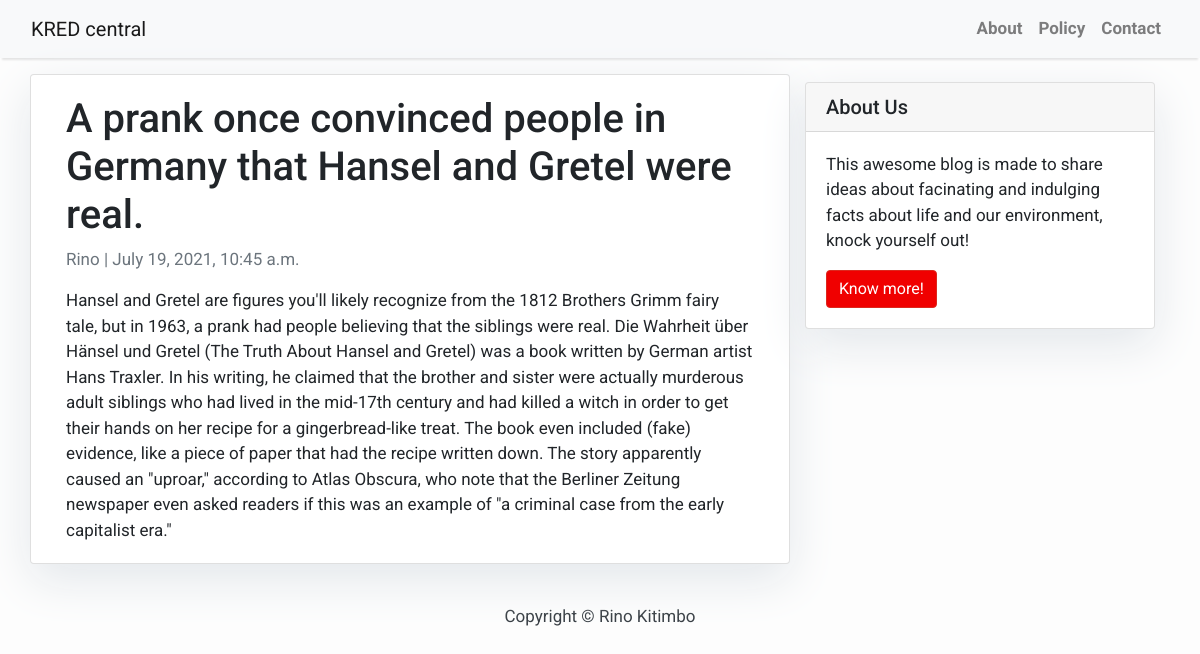
Page /a-prank-once-convinced-people-in-germany-that-hansel-and-gretel-were-real/ on the committed database.
### blog/models.py (models this page shows, shortened)
class Post(models.Model):
    title = models.CharField(max_length=200, unique=True)
    slug = models.SlugField(max_length=200, unique=True)
    author = models.ForeignKey(User, on_delete= models.CASCADE,related_name='blog_posts')
    updated_on = models.DateTimeField(auto_now= True)
    content = models.TextField()
    created_on = models.DateTimeField(auto_now_add=True)
    status = models.IntegerField(choices=STATUS, default=0)
    class Meta:
        ordering = ['-created_on']

### blog/views.py (the view)
# urls.py: path('<slug:slug>/', views.PostDetail.as_view(), name='post_detail'),
class PostDetail(generic.DetailView):
    model = Post
    template_name = 'post_detail.html'

### templates/post_detail.html
{% extends 'base.html' %} {% block content %}
<div class="container">
  <div class="row">
    <div class="col-md-8 card mb-4  mt-3 left  top">
      <div class="card-body">
        <h1>{% block title %} {{ object.title }} {% endblock title %}</h1>
        <p class=" text-muted">{{ post.author }} | {{ post.created_on }}</p>
        <p class="card-text ">{{ object.content | safe }}</p>
      </div>
    </div>
    {% block sidebar %} {% include 'sidebar.html' %} {% endblock sidebar %}
  </div>
</div>
{% endblock content %}

### templates/base.html (style rules this page uses)
body { font-family: "Roboto", sans-serif; font-size: 17px; background-color: #fdfdfd; }

### templates/sidebar.html (style rules this page uses)
.card { box-shadow: 0 16px 48px #E3E7EB; }

### rows in the picture
Post: title "A prank once convinced people in Germany that Hansel and Gretel were real.", author "Rino", created_on "July 19, 2021, 10:45 a.m.", content "Hansel and Gretel are figures you'll likely recognize from the 1812 Brothers Grimm fairy tale, but in 1963, a prank had people believing that the siblings were real. Die Wahrheit über Hänsel und Gretel (The Truth About Hansel and Gretel) was a book written by German artist Hans Traxler. In his writing, he claimed that the brother and sister were actually murderous adult siblings who had lived in the mid-17th century and had killed a witch in order to get their hands on her recipe for a gingerbread-like treat. The book even included (fake) evidence, like a piece of paper that had the recipe written down. The story apparently caused an \"uproar,\" according to Atlas Obscura, who note that the…"
